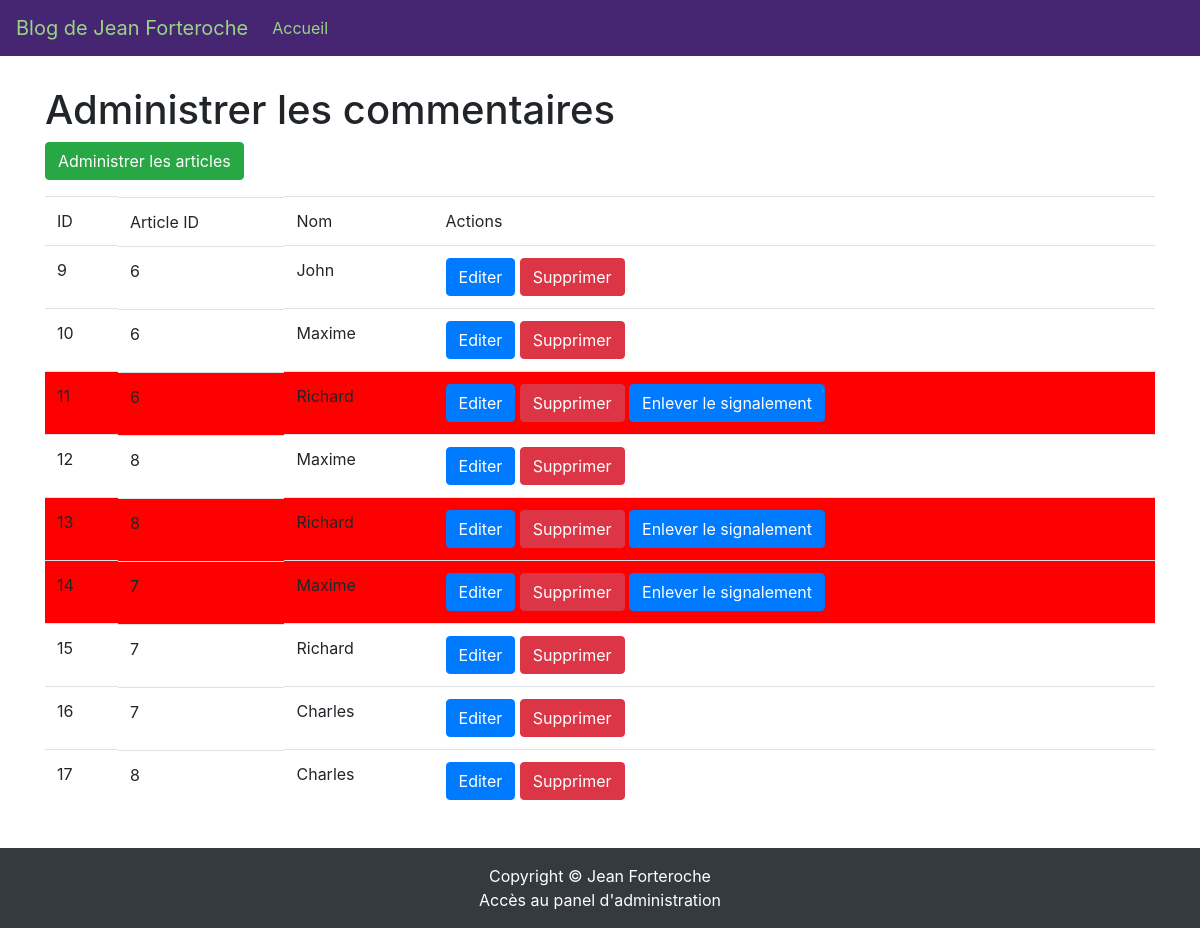
/index.php?p=admin.comments.index (signed in), run on the app's committed database.
### tables this page shows
CREATE TABLE `comments` (
  `id` int(11) NOT NULL,
  `nom` varchar(255) DEFAULT NULL,
  `contenu` longtext,
  `date` datetime DEFAULT CURRENT_TIMESTAMP,
  `signale` tinyint(1) NOT NULL,
  `articles_id` int(11) NOT NULL
);

### core/Controller/Controller.php (called while the page is built, shortened)
<?php
class Controller{
    protected $viewPath;
    protected $template;
    protected function render($view, $variables = []){
        extract($variables);
        require($this->viewPath . str_replace('.', '/', $view) . '.php');
        $content = ob_get_clean();
        require($this->viewPath . 'templates/' . $this->template . '.php');
    }
}

### app/Controller/Admin/CommentsController.php (called while the page is built, shortened)
<?php
class CommentsController extends AppController{
    public function index(){
        $items = $this->Comment->all();
        $this->render('admin.comments.index', compact('items'));
    }
}

### public/index.php (called while the page is built, shortened)
<?php
if(isset($_GET['p'])){
    $page = $_GET['p'];
}else{
    $page = 'posts.index';
}
$page = explode('.', $page);
if($page[0] == 'admin'){
    $action = $page[2];
} else{
    $controller = '\App\Controller\\' . ucfirst($page[0]) . 'Controller';
    $action = $page[1];
}
$controller = new $controller();
$controller->$action();

### core/Table/Table.php (called while the page is built, shortened)
<?php
class Table
{
    protected $table;
    protected $db;
    public function __construct(Database $db)
    {
        $this->db = $db;
    }
    public function all(){
        return $this->query('SELECT * FROM ' . $this->table);
    }
    public function query($statement, $attributes = null, $one = false){
        if($attributes){
            return $this->db->prepare(
                $statement,
                $attributes,
                str_replace('Table', 'Entity', get_class($this)),
                $one
            );
        } else {
            return $this->db->query(
                $statement,
                str_replace('Table', 'Entity', get_class($this)),
                $one
            );
        }
    }
}

### core/Database/MysqlDatabase.php (called while the page is built, shortened)
<?php
class MysqlDatabase extends Database{
    private $db_name;
    private $db_user;
    private $db_pass;
    private $db_host;
    private $pdo;
    public function __construct($db_name, $db_user = 'root', $db_pass = 'root', $db_host = 'localhost'){
        $this->db_name = $db_name;
        $this->db_user = $db_user;
        $this->db_pass = $db_pass;
        $this->db_host = $db_host;
    }
    private function getPDO(){
        if($this->pdo === null){
            $pdo = new PDO('mysql:dbname=' . $this->db_name . ';host=' . $this->db_host, $this->db_user, $this->db_pass);
            $pdo->setAttribute(PDO::ATTR_ERRMODE, PDO::ERRMODE_EXCEPTION);
            $this->pdo = $pdo;
        }
        return $this->pdo;
    }
    public function query($statement, $class_name = null, $one = false){
        $req = $this->getPDO()->query($statement);
        if($class_name === null){
            $req->setFetchMode(PDO::FETCH_OBJ);
        } else {
            $req->setFetchMode(PDO::FETCH_CLASS, $class_name);
        }
        if($one) {
            $datas = $req->fetch();
        } else {
            $datas = $req->fetchAll();
        }
        return $datas;
    }
}

### app/Autoloader.php (called while the page is built, shortened)
<?php
class Autoloader{
    static function autoload($class){
        if (strpos($class, __NAMESPACE__ . '\\') === 0){
            $class = str_replace(__NAMESPACE__ . '\\', '', $class);
            $class = str_replace('\\', '/', $class);
        }
    }
}

### core/Autoloader.php (called while the page is built, shortened)
<?php
class Autoloader{
    static function autoload($class){
        if (strpos($class, __NAMESPACE__ . '\\') === 0){
            $class = str_replace(__NAMESPACE__ . '\\', '', $class);
            $class = str_replace('\\', '/', $class);
        }
    }
}

### app/Views/admin/comments/index.php (the view, shortened to what this page needs)
<h1>Administrer les commentaires</h1>
<p>
    <a href="?p=admin.posts.index" class="btn btn-success">Administrer les articles</a>
</p>
<table class="table">
    <thead>
    <tr>
        <td>ID</td>
        <td class="d-none d-sm-block">Article ID</td>
        <td>Nom</td>
        <td>Actions</td>
    </tr>
    </thead>
    <tbody>
        <?php foreach($items as $comments): ?>
       <?php if($comments->signale !=0 ) { ?> <tr class="signale"> <?php } else { ?> <tr> <?php } ?>
            <td><?= $comments->id; ?></td>
            <td class="d-none d-sm-block"><?= $comments->articles_id; ?></td>
          <td><?= $comments->nom; ?></td>
            <td>
                <a class="btn btn-primary" href="?p=admin.comments.edit&id=<?= $comments->id; ?>">Editer</a>
                <form action="?p=admin.comments.delete" method="post" style="display: inline;">
                    <button type="submit" class="btn btn-danger">Supprimer</button>
                </form>
                <?php
                if($comments->signale !=0 ){ ?>
                <form action="?p=admin.comments.signale" method="post" style="display: inline;">
                    <button type="submit" class="btn btn-primary">Enlever le signalement</button>
                </form> <?php } ?>
            </td>
        </tr>
        <?php endforeach; ?>
    </tbody>
</table>

### app/Views/templates/layout.php (shortened to what this page needs)
<!DOCTYPE html>
<html lang="fr">
<head>
    <link href=".../../../vendors/Bootstrap/css/bootstrap.min.css" rel="stylesheet">
    <link href=".../../../public/css/style.css" rel="stylesheet">
</head>
<body>
<nav class="navbar navbar-expand-lg bg-menu">
  <a class="navbar-brand text-menu" href="index.php">Blog de Jean Forteroche</a>
  <div class="collapse navbar-collapse" id="navbarResponsive">
    <div class="navbar-nav">
      <a class="nav-item nav-link active text-menu" href="index.php">Accueil</a>
    </div>
  </div>
</nav>
<div class="container">
    <div style="padding-top: 30px;">
        <?= $content; ?>
    </div>
</div>
</body>
    <footer class="footer py-3 bg-dark">
      <div class="container">
        <p class="m-0 text-center text-white">Copyright &copy; Jean Forteroche
        <a class="text-white" href="index.php?p=users.login">Accès au panel d'administration</a></p>
      </div>
    </footer>
</html>

### public/css/style.css (style rules this page uses)
.footer { position: fixed; left: 0; bottom: 0; width: 100%; }
.bg-menu { background-color: #462673; }
.signale { background-color: red ; }
.text-menu { color: #99D581 ; }
body { padding-bottom: 100px; }

### data on the page
comments: id "9", articles "6", nom "John"
comments: id "10", articles "6", nom "Maxime"
comments: id "11", articles "6", nom "Richard"
comments: id "12", articles "8", nom "Maxime"
comments: id "13", articles "8", nom "Richard"
comments: id "14", articles "7", nom "Maxime"
comments: id "15", articles "7", nom "Richard"
comments: id "16", articles "7", nom "Charles"
comments: id "17", articles "8", nom "Charles"
